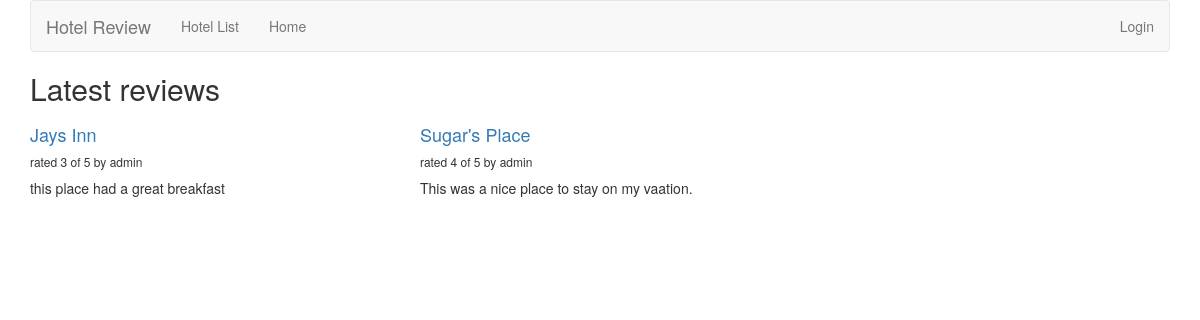
Before: /hotelsite/ with the older database file.
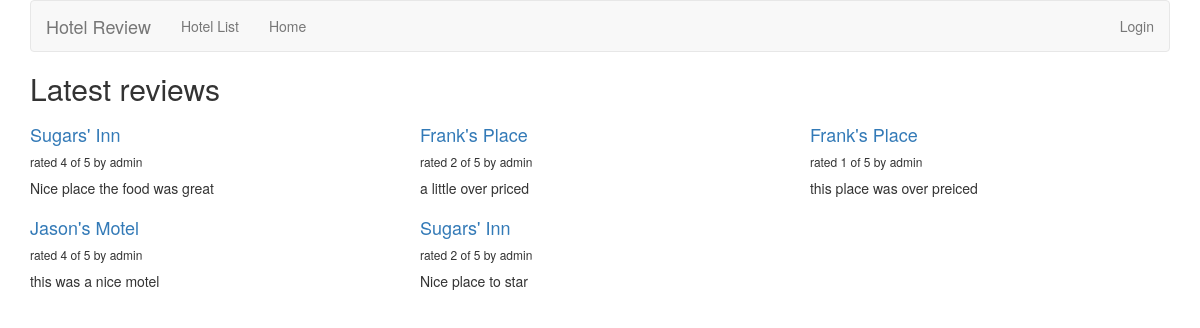
After: the same page with the newer database file.
### hotelsite/models.py (models this page shows, shortened)
class Review(models.Model):
	RATING_CHOICES = (
        (1, '1'),
        (2, '2'),
        (3, '3'),
        (4, '4'),
        (5, '5'),
    )
	hotel = models.ForeignKey(Hotel, null=False, blank=False)
	user_name = models.CharField(max_length=25)
	date = models.DateTimeField('date_published')
	title = models.CharField(max_length= 50)
	description = models.TextField(max_length=5000)
	rating = models.IntegerField(choices=RATING_CHOICES)

class Hotel(models.Model):
	name = models.CharField(max_length=60)
	add1 = models.CharField(max_length=50)
	add2 = models.CharField(max_length=50, null=True, blank=True)
	city = models.CharField(max_length=50)
	state = models.CharField(max_length= 2)
	zipcode = models.CharField(max_length=5)

### hotelsite/views.py (the view)
def review_list(request):
    review_list = Review.objects.order_by('-date')[:5]
    context = {'review_list':review_list}
    return render(request, 'review_list.html', context)

### hotelsite/templates/review_list.html
{% extends 'base.html' %}
{% block title %}
<h2>Latest reviews</h2>
{% endblock %}
{% block content %}
{% if review_list %}
<div class="row">
    {% for review in review_list %}
    <div class="col-xs-6 col-lg-4">
<h4><a href="{% url 'hotelsite:review_detail' review.id %}">
        {{ review.hotel.name }}
        </a></h4>
        <h6>rated {{ review.rating }} of 5 by {{ review.user_name }}</h6>
        <p>{{ review.description }}</p>
    </div>
    {% endfor %}
</div>
{% else %}
<p>No reviews are available.</p>
{% endif %}
{% endblock %}

Changed rows visible on the page:
no longer on this page (row edited): Review: hotel.name "Sugar's Place", rating "4", user_name "admin", description "This was a nice place to stay on my vaation."
added Review: hotel.name "Sugars' Inn", rating "4", user_name "admin", description "Nice place the food was great"
added Review: hotel.name "Frank's Place", rating "2", user_name "admin", description "a little over priced"
added Review: hotel.name "Frank's Place", rating "1", user_name "admin", description "this place was over preiced"
added Review: hotel.name "Jason's Motel", rating "4", user_name "admin", description "this was a nice motel"
changed Review: hotel.name "Jays Inn" → "Sugars' Inn"; rating "3" → "2"; description "this place had a great breakfast" → "Nice place to star"
